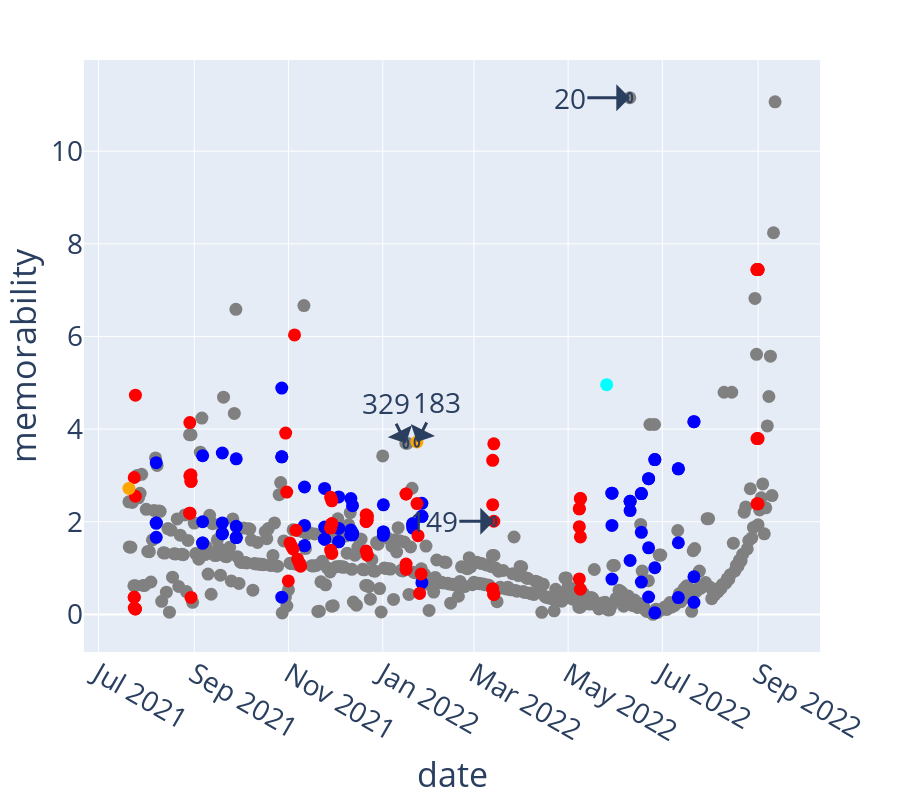

Source (notebook cell):
### Code cell
fig2 = px.scatter(df, x="date", y="memorability", color="label", height=800, hover_data=["id"],title="", color_discrete_sequence=["gray", "blue", "red", "orange", "cyan"])
fig2.update_layout(
    showlegend=False,
    font=dict(
        size=28
    )
)
for event_id in [20, 183, 329, 149]:
    x_coord = df["date"][event_id]
    y_coord = df["memorability"][event_id]
    if event_id == 183:
        fig2.add_annotation(text=f'{event_id}', x=x_coord, y=y_coord, ax=20, ay=-40, showarrow=True, arrowsize=1.5, arrowwidth=3, arrowhead=1)
    elif event_id == 149:
        fig2.add_annotation(text=f'{event_id}', x=x_coord, y=y_coord, showarrow=True, ax=-60, ay=0, arrowhead=1, arrowsize=1.5, arrowwidth=3)
    elif event_id == 329:
        fig2.add_annotation(text=f'{event_id}', x=x_coord, y=y_coord, ax=-20, ay=-40, arrowsize=1.5, arrowwidth=3, arrowhead=1, showarrow=True)
    else:
        fig2.add_annotation(text=f'{event_id}', x=x_coord, y=y_coord, showarrow=True, ax=-60, arrowsize=1.5, arrowwidth=3, arrowhead=1, ay=0)
    fig2.add_shape(
        type="circle", 
        xref="x",
        yref="y",
        x0=x_coord - dt.timedelta(days=1.5),
        y0=y_coord - 0.1,
        x1=x_coord + dt.timedelta(days=1.5),
        y1=y_coord + 0.1)
fig2.update_traces(marker={'size':13})
